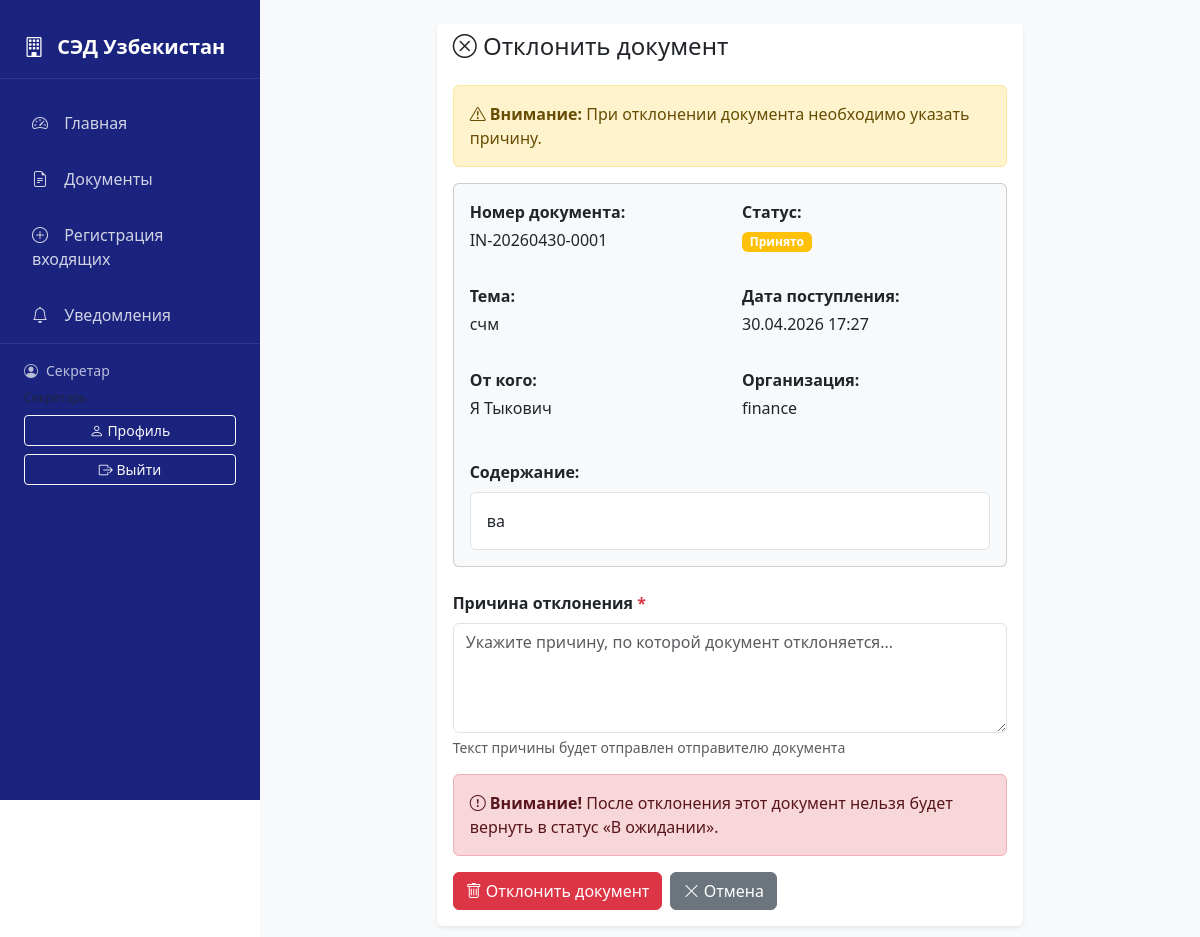
The app's page /documents/13/reject/ (signed in) with its own data.
### documents/models.py (models this page shows, shortened)
class User(AbstractUser):
    ROLE_CHOICES = [
        ('citizen', 'Гражданин'),
        ('secretary', 'Секретарь'),
        ('head', 'Руководитель'),
        ('executor', 'Исполнитель'),
        ('admin', 'Администратор'),
    ]
    role = models.CharField(max_length=20, choices=ROLE_CHOICES, default='citizen')
    full_name = models.CharField(max_length=255, blank=True)
    phone = models.CharField(max_length=20, blank=True)
    department = models.ForeignKey(
        'Department',
        on_delete=models.SET_NULL,
        null=True,
        blank=True,
        related_name='users'
    )
    class Meta:
        verbose_name = 'Пользователь'
        verbose_name_plural = 'Пользователи'
    def is_head(self):
        return self.role == 'head'
    def is_secretary(self):
        return self.role == 'secretary'
    def is_executor(self):
        return self.role == 'executor'
    def is_admin(self):
        return self.role == 'admin'
    def is_citizen(self):
        return self.role == 'citizen'

class Document(models.Model):
    DOC_TYPE_CHOICES = [
        ('IN', 'Входящий'),
        ('OUT', 'Исходящий'),
        ('INT', 'Внутренний'),
        ('APP', 'Обращение гражданина'),
    ]
    STATUS_CHOICES = [
        ('DRAFT', 'Черновик'),
        ('REGISTERED', 'Зарегистрирован'),
        ('SENT', 'Отправлен'),
        ('RECEIVED', 'Принят'),
        ('RESOLUTION', 'На резолюции'),
        ('IN_PROGRESS', 'В работе'),
        ('DONE', 'Выполнен'),
        ('OVERDUE', 'Просрочен'),
    ]
    reg_number = models.CharField(max_length=50, unique=True, blank=True)
    title = models.CharField(max_length=500)
    doc_type = models.CharField(max_length=10, choices=DOC_TYPE_CHOICES)
    content = models.TextField(blank=True)
    file = models.FileField(upload_to='documents/%Y/%m/', blank=True, null=True)
    status = models.CharField(max_length=20, choices=STATUS_CHOICES, default='DRAFT')
    created_at = models.DateTimeField(auto_now_add=True)
    updated_at = models.DateTimeField(auto_now=True)
    deadline = models.DateField(null=True, blank=True)
    author = models.ForeignKey(
        User,
        on_delete=models.SET_NULL,
        null=True,
        related_name='authored_documents'
    )
    assigned_to = models.ForeignKey(
        User,
        on_delete=models.SET_NULL,
        null=True,
        blank=True,
        related_name='assigned_documents'
    )
    sender_org = models.CharField(max_length=255, blank=True)
    sender_person = models.CharField(max_length=255, blank=True)
    destination_org = models.CharField(max_length=255, blank=True, help_text='Государственное учреждение-получатель')
    destination_department = models.ForeignKey(
        'Department',
        on_delete=models.SET_NULL,
        null=True,
        blank=True,
        related_name='received_documents',
        help_text='Отдел-получатель'
    )
    destination_person = models.ForeignKey(
        User,
        on_delete=models.SET_NULL,
        null=True,
        blank=True,
        related_name='received_appeals',
        help_text='Лицо, ответственное за обработку'
    )
    ACCEPTANCE_STATUS_CHOICES = [
        ('pending', 'В ожидании'),
        ('accepted', 'Принято'),
        ('rejected', 'Отклонено'),
    ]
    acceptance_status = models.CharField(
        max_length=20,
        choices=ACCEPTANCE_STATUS_CHOICES,
        default='pending',
        help_text='Статус приема входящего документа'
    )
    accepted_by = models.ForeignKey(
        User,
        on_delete=models.SET_NULL,
        null=True,
        blank=True,
        related_name='accepted_documents',
        help_text='Пользователь, принявший документ'
    )
    accepted_at = models.DateTimeField(null=True, blank=True)
    rejection_reason = models.TextField(blank=True, help_text='Причина отклонения документа')
    class Meta:
        verbose_name = 'Документ'
        verbose_name_plural = 'Документы'
        ordering = ['-created_at']

### documents/views.py (the view, shortened to what this page needs)
# urls.py: path('documents/<int:pk>/reject/', views.reject_document, name='reject_document'),
@login_required
@user_passes_test(lambda u: u.is_secretary() or u.is_head() or u.is_admin())
def reject_document(request, pk):
    document = get_object_or_404(Document, pk=pk, doc_type='IN')
    return render(request, 'documents/reject_document.html', {'document': document})

### documents/context_processors.py (called while the page is built)
def notifications(request):
    if request.user.is_authenticated:
        unread = Notification.objects.filter(user=request.user, is_read=False)
        return {
            'notifications': unread,
            'unread_count': unread.count()
        }
    return {
        'notifications': [],
        'unread_count': 0
    }

### templates/documents/reject_document.html (shortened to what this page needs)
{% extends 'base.html' %}
{% block content %}
<div class="row justify-content-center">
  <div class="col-lg-8">
    <div class="card border-0 shadow-sm">
      <div class="card-header bg-white border-0">
        <h4 class="mb-0"><i class="bi bi-x-circle"></i> Отклонить документ</h4>
      </div>
      <div class="card-body">
        <div class="alert alert-warning">
          <i class="bi bi-exclamation-triangle"></i>
          <strong>Внимание:</strong> При отклонении документа необходимо указать причину.
        </div>
        <div class="card mb-4 bg-light">
          <div class="card-body">
            <div class="row mb-3">
              <div class="col-md-6">
                <p class="mb-1"><strong>Номер документа:</strong></p>
                <p>{{ document.reg_number }}</p>
              </div>
              <div class="col-md-6">
                <p class="mb-1"><strong>Статус:</strong></p>
                <span class="badge bg-warning">{{ document.get_acceptance_status_display }}</span>
              </div>
            </div>
            <div class="row mb-3">
              <div class="col-md-6">
                <p class="mb-1"><strong>Тема:</strong></p>
                <p>{{ document.title }}</p>
              </div>
              <div class="col-md-6">
                <p class="mb-1"><strong>Дата поступления:</strong></p>
                <p>{{ document.created_at|date:"d.m.Y H:i" }}</p>
              </div>
            </div>
            <div class="row">
              <div class="col-md-6">
                <p class="mb-1"><strong>От кого:</strong></p>
                <p>{{ document.sender_person }}</p>
              </div>
              <div class="col-md-6">
                <p class="mb-1"><strong>Организация:</strong></p>
                <p>{{ document.sender_org }}</p>
              </div>
            </div>
            {% if document.content %}
            <div class="mt-4">
              <p class="mb-2"><strong>Содержание:</strong></p>
              <div class="p-3 bg-white rounded border">
                {{ document.content|truncatewords:100 }}
              </div>
            </div>
            {% endif %}
          </div>
        </div>
        <form method="post">
          <div class="mb-3">
            <label for="reason" class="form-label">
              <strong>Причина отклонения <span class="text-danger">*</span></strong>
            </label>
            <textarea
              class="form-control"
              id="reason"
              name="reason"
              rows="4"
              placeholder="Укажите причину, по которой документ отклоняется..."
              required
            ></textarea>
            <div class="form-text">Текст причины будет отправлен отправителю документа</div>
          </div>
          <div class="alert alert-danger">
            <i class="bi bi-exclamation-circle"></i>
            <strong>Внимание!</strong> После отклонения этот документ нельзя будет вернуть в статус «В ожидании».
          </div>
          <div class="d-flex gap-2">
            <button type="submit" class="btn btn-danger">
              <i class="bi bi-trash"></i> Отклонить документ
            </button>
            <a href="{% url 'document_detail' document.pk %}" class="btn btn-secondary">
              <i class="bi bi-x-lg"></i> Отмена
            </a>
          </div>
        </form>
      </div>
    </div>
  </div>
</div>
{% endblock %}

### templates/base.html (shortened to what this page needs)
<!doctype html>
<html lang="uz">
  <head>
    <link
      href="https://cdn.jsdelivr.net/npm/bootstrap@5.3.0/dist/css/bootstrap.min.css"
      rel="stylesheet"
    />
    <link
      rel="stylesheet"
      href="https://cdn.jsdelivr.net/npm/bootstrap-icons@1.11.0/font/bootstrap-icons.css"
    />
  </head>
  <body>
    <nav class="sidebar">
      <div class="brand">
        <i class="bi bi-building"></i>
        СЭД Узбекистан
      </div>
      <ul class="nav flex-column">
        <li class="nav-item">
          <a class="nav-link" href="{% url 'dashboard' %}">
            <i class="bi bi-speedometer2"></i> Главная
          </a>
        </li>
        {% if user.is_authenticated %}
        {% if user.is_secretary or user.is_head or user.is_admin %}
        <li class="nav-item">
          <a class="nav-link" href="{% url 'document_list' %}">
            <i class="bi bi-file-earmark-text"></i> Документы
          </a>
        </li>
        {% endif %}
        {% if user.is_secretary %}
        <li class="nav-item">
          <a class="nav-link" href="{% url 'register_incoming' %}">
            <i class="bi bi-plus-circle"></i> Регистрация входящих
          </a>
        </li>
        {% endif %}
        <li class="nav-item">
          <a class="nav-link" href="{% url 'notifications' %}">
            <i class="bi bi-bell"></i> Уведомления
          </a>
        </li>
        {% endif %}
      </ul>
      {% if user.is_authenticated %}
      <div class="user-info">
        <div class="d-flex align-items-center mb-2">
          <i class="bi bi-person-circle me-2"></i>
          <span>{{ user.username }}</span>
        </div>
        <div class="small text-muted mb-2">{{ user.get_role_display }}</div>
        <div class="d-grid gap-2">
          <a href="{% url 'user_profile' %}" class="btn btn-sm btn-outline-light">
            <i class="bi bi-person"></i> Профиль
          </a>
          <a href="{% url 'logout' %}" class="btn btn-sm btn-outline-light">
            <i class="bi bi-box-arrow-right"></i> Выйти
          </a>
        </div>
      </div>
      {% endif %}
    </nav>
    <main class="main-content">
      {% block content %}{% endblock %}
    </main>
  </body>
</html>

### templates/base.html (style rules this page uses)
:root { --sidebar-width: 260px; }
body { min-height: 100vh; }
.sidebar { width: var(--sidebar-width); min-height: 100vh; background: #1a237e; position: fixed; left: 0; top: 0; padding-top: 1rem; }
.sidebar .nav-link { color: rgba(255, 255, 255, 0.8); padding: 0.75rem 1.25rem; border-radius: 0.5rem; margin: 0.25rem 0.75rem; transition: all 0.2s; position: relative; }
.sidebar .nav-link i { margin-right: 0.75rem; width: 1.25rem; text-align: center; }
.main-content { margin-left: var(--sidebar-width); padding: 1.5rem; min-height: 100vh; background: #f8f9fa; }
.brand { color: #fff; font-size: 1.25rem; font-weight: 600; padding: 1rem 1.5rem; border-bottom: 1px solid rgba(255, 255, 255, 0.1); margin-bottom: 1rem; }
.brand i { margin-right: 0.5rem; }
.user-info { padding: 1rem 1.5rem; border-top: 1px solid rgba(255, 255, 255, 0.1); color: rgba(255, 255, 255, 0.7); font-size: 0.875rem; }

### records on screen
User: username "Секретар"
Document: reg_number "IN-20260430-0001", acceptance_status "Принято", title "счм", created_at "30.04.2026 17:27", sender_person "Я Тыкович", sender_org "finance", content "ва"
